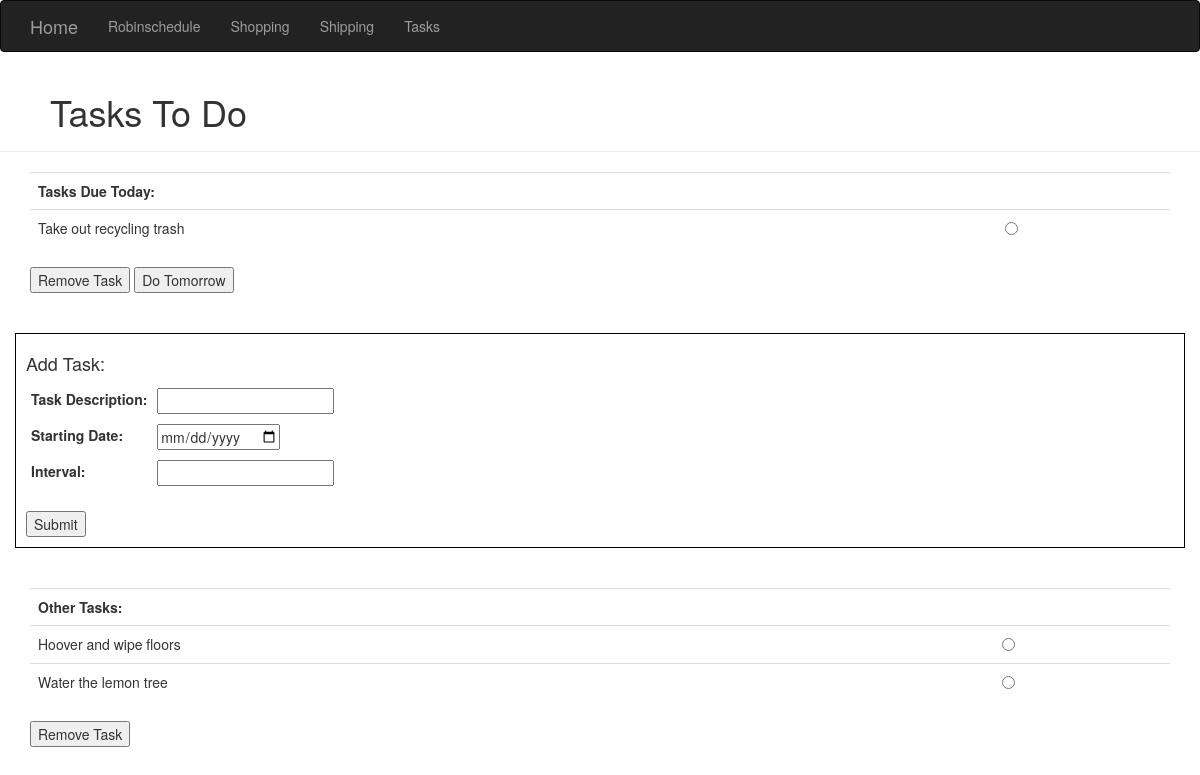
The page /tasks on the database its author committed.
### homeSite.py (models this page shows)
class Tasks(db.Model): # Keep task object information
    __tablename__ = 'tasks'
    id = db.Column(db.Integer, primary_key=True)
    name = db.Column(db.String(64))
    createdDate = db.Column(db.DateTime())
    interval = db.Column(db.Integer())
    delay = db.Column(db.Integer(), default=0)

### homeSite.py (the view, shortened to what this page needs)
@app.route('/tasks', methods=['GET', 'POST'])
def tasks():
    loadedTasks = Tasks.query.all()
    loadedTasks_taskObjects = []
    for task in loadedTasks:
        taskObject = recurringTask(task.name, task.createdDate, task.interval, task.delay)
        loadedTasks_taskObjects.append(taskObject)
    dueToday = [task for task in loadedTasks_taskObjects if task.isDue(datetime.today())]
    otherTasks = [task for task in loadedTasks_taskObjects if not task.isDue(datetime.today())]
    return render_template('tasks.html', todayTasks=dueToday, otherTasks=otherTasks)

### tasks.py (called while the page is built)
def getTimelessDate(dateObject):
    return datetime(dateObject.year, dateObject.month, dateObject.day)

    @property
    def delay(self):
        return self.__delay

    def isDue(self, queryDate):
        timeLessQueryDate = getTimelessDate(queryDate)
        dateDifference = timeLessQueryDate - (self.createdDate + self.delay)
        print(dateDifference)
        if dateDifference == timedelta(0):
            return True
        elif dateDifference % self.interval == timedelta(0):
            return True
        return False

### templates/tasks.html (shortened to what this page needs)
{% extends "base.html" %}
{% block content %}
<div class="page-header" style="padding-left: 50px;">
    <h1>Tasks To Do</h1>
</div>
<div class="container">
    <table class="table">
        <th id="item">Tasks Due Today:</th>
        <th id="selection"></th>
        {% if todayTasks %}
            <form method="POST">
                {% for task in todayTasks %}
                    <tr>
                        <td id="task">{{task.name}}</td>
                        <td id="selection"><input type="radio" name="taskToUpdate" value="{{task.name}}"></td>
                    </tr>
                {% endfor %}
    </table>
    <input type="submit" name="remove" value="Remove Task">
    <input type="submit" name="delay" value="Do Tomorrow">
        {% else %}
    </table>
    <div class="container" style="text-align: center;">
        No tasks due today.
    </div>
        {% endif %}
</div>
<br/>
<br/>
<div class="container" style="border: 1px solid black; padding: 10px;">
    <form method=POST name="addTask">
        <table>
            <tr>
                <th colspan="2">
                    <h4>Add Task:</h4>
                </th>
            </tr>
            <tr>
                <td>
                    <label for="taskDescription">Task Description:</label>
                </td>
                <td>
                    <input type="text" id="taskDescription" name="taskDescription" required>
                </td>
            </tr>
            <tr>
                <td>
                    <label for="taskDate">Starting Date:</label>
                </td>
                <td>
                    <input type="date" id="taskDate" name="taskDate" required>
                </td>
            </tr>
            <tr>
                <td>
                    <label for="taskInterval">Interval:</label>
                </td>
                <td>
                    <input type="number" id="taskInterval" name="taskInterval" required>
                </td>
            </tr>
            <tr style="height: 20px;">
            </tr>
        </table>
    <input type="submit" name="addTask">
    </form>
</div>
<br/>
<br />
<div class="container">
    <table class="table">
        <th id="item">Other Tasks:</th>
        <th id="selection"></th>
        {% if otherTasks %}
        <form method="POST">
                {% for task in otherTasks %}
                    <tr>
                        <td id="task">{{task.name}}</td>
                        <td id="selection"><input type="radio" name="undueTaskToRemove" value="{{task.name}}"></td>
                    </tr>
                {% endfor %}
    </table>
    <input type="submit" name="removeOther" value="Remove Task">
        {% else %}
    </table>
    <div class="container" style="text-align: center;">
        No tasks
    </div>
        {% endif %}
</div>
<br>
<br>
{% endblock %}

### templates/tasks.html (style rules this page uses)
td { padding:5px }

### rows shown on the page
Tasks: name "Take out recycling trash"
Tasks: name "Hoover and wipe floors"
Tasks: name "Water the lemon tree"
